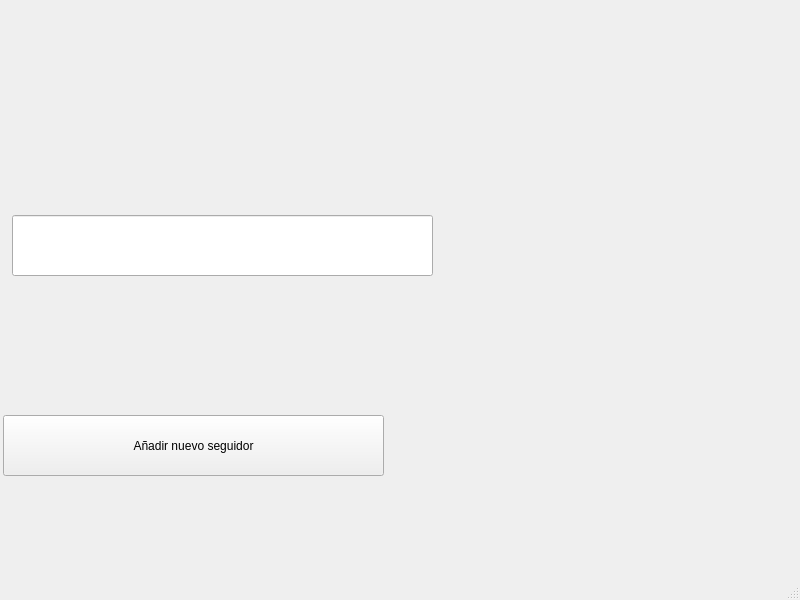
<?xml version="1.0" encoding="UTF-8"?>
<ui version="4.0">
 <class>MainWindow</class>
 <widget class="QMainWindow" name="MainWindow">
  <property name="geometry">
   <rect>
    <x>0</x>
    <y>0</y>
    <width>800</width>
    <height>600</height>
   </rect>
  </property>
  <property name="windowTitle">
   <string>MainWindow</string>
  </property>
  <widget class="QWidget" name="centralwidget">
   <widget class="QLineEdit" name="Lineaentrada">
    <property name="geometry">
     <rect>
      <x>12</x>
      <y>215</y>
      <width>421</width>
      <height>61</height>
     </rect>
    </property>
   </widget>
   <widget class="QWidget" name="verticalLayoutWidget">
    <property name="geometry">
     <rect>
      <x>439</x>
      <y>69</y>
      <width>231</width>
      <height>371</height>
     </rect>
    </property>
    <layout class="QVBoxLayout" name="SubscriberverticalLayout"/>
   </widget>
   <widget class="QPushButton" name="agregarSub">
    <property name="geometry">
     <rect>
      <x>3</x>
      <y>415</y>
      <width>381</width>
      <height>61</height>
     </rect>
    </property>
    <property name="text">
     <string>Añadir nuevo seguidor</string>
    </property>
   </widget>
   <widget class="QLabel" name="Contador">
    <property name="geometry">
     <rect>
      <x>180</x>
      <y>330</y>
      <width>131</width>
      <height>51</height>
     </rect>
    </property>
    <property name="text">
     <string/>
    </property>
   </widget>
  </widget>
  <widget class="QMenuBar" name="menubar">
   <property name="geometry">
    <rect>
     <x>0</x>
     <y>0</y>
     <width>800</width>
     <height>23</height>
    </rect>
   </property>
  </widget>
  <widget class="QStatusBar" name="statusbar"/>
 </widget>
 <resources/>
 <connections/>
</ui>
